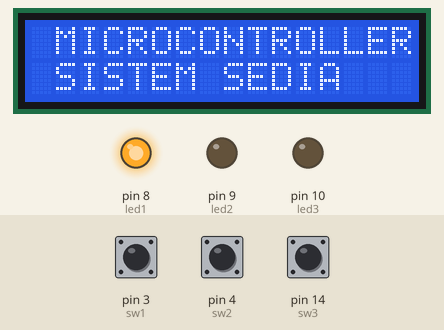
Recording of a sketch running on a simulated Arduino Uno, built with avr-gcc and run on an emulated ATmega328P. Parts: 16×2 character LCD, output pins drawn as LEDs (lit = HIGH). The inputs (shaded band) are chosen by the test bench; at power-on: pin 3 (sw1) LOW, pin 4 (sw2) LOW, pin 14 (sw3) LOW.

Above: at 1.2 s.
1.3 s: pin 3 (sw1) pulled HIGH for 0.25 s
At 2.7 s:
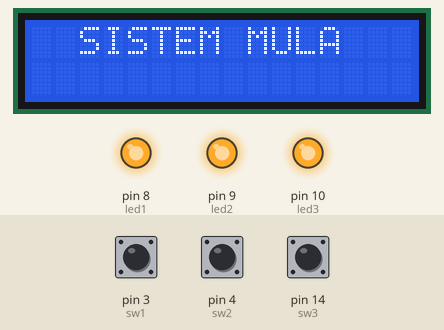
3.0 s: pin 4 (sw2) pulled HIGH for 0.25 s
At 3.4 s:
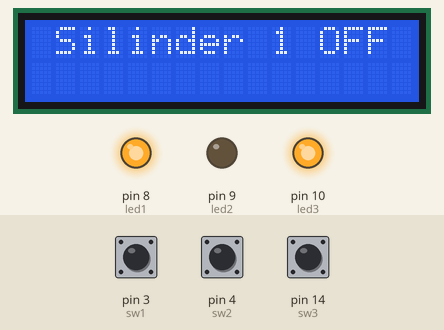
4.7 s: pin 3 (sw1) pulled HIGH for 1 s
At 5.2 s:
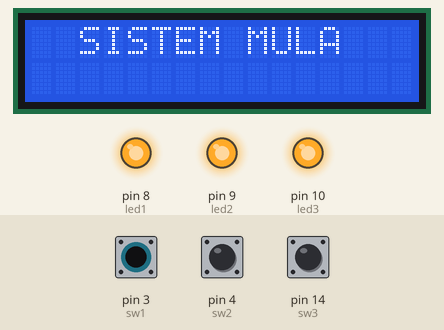
7.2 s: pin 4 (sw2) pulled HIGH for 1 s
At 8.6 s:
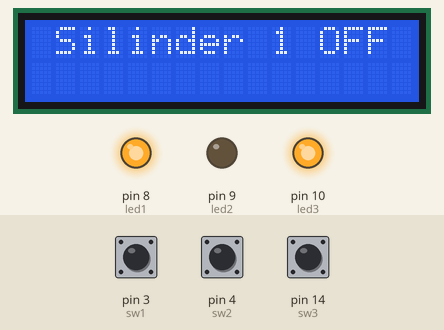
Timing chart, 0 to 10.2 s (numbered marks = the images above; inputs shaded):
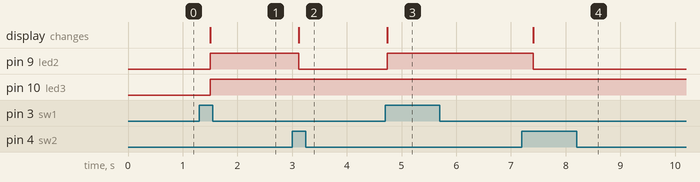

The sketch:

_ujian_amali.ino
```cpp
#include <LiquidCrystal_I2C.h>
#include <Wire.h>
LiquidCrystal_I2C mylcd (0x27, 16, 2);
#define sw1 3
#define sw2 4
#define sw3 14
#define led1 8
#define led2 9
#define led3 10

void setup()
{
  pinMode(sw1, INPUT);
  pinMode(sw2, INPUT);
  pinMode(sw3, INPUT);
  pinMode(led1, OUTPUT);
  pinMode(led2, OUTPUT);
  pinMode(led3, OUTPUT);

  mylcd.init();
  mylcd.backlight();
  mylcd.setCursor(1, 0);
  mylcd.print("MICROCONTROLLER");
  mylcd.setCursor(1, 1);
  mylcd.print("SISTEM SEDIA");
  digitalWrite(led1, HIGH);

  Serial.begin(9600);
}

void loop()
{
  if(digitalRead(sw1)==HIGH)
  {
    mylcd.clear();
    mylcd.setCursor(2, 0);
    mylcd.print("SISTEM MULA");

    digitalWrite(led2, HIGH);
    digitalWrite(led3, HIGH);
  }

  if(digitalRead(sw2)==HIGH)
  {
    mylcd.clear();
    mylcd.setCursor(1, 0);
    mylcd.print("Silinder 1 OFF");

    digitalWrite(led2, LOW);
    digitalWrite(led3, HIGH);
  }

  if(digitalRead(sw3)==HIGH)
  {
    mylcd.clear();
    mylcd.setCursor(1, 0);
    mylcd.print("MICROCONTROLLER");
    mylcd.setCursor(1, 1);
    mylcd.print("SISTEM SEDIA");

    digitalWrite(led1, HIGH);
    digitalWrite(led2, LOW);
    digitalWrite(led3, LOW);
  }
  delay(200);
}
```

Measured:
- after the input at 1.3 s, pin 9 (led2), pin 10 (led3): LOW → HIGH after 0.20 s; the display: changes after 0.20 s (image 1)
- after the input at 3.0 s, pin 9 (led2): HIGH → LOW after 0.12 s; the display: changes after 0.12 s (image 2)
- after the input at 4.7 s, pin 9 (led2): LOW → HIGH at once; the display: changes at once (image 3)
- after the input at 7.2 s, pin 9 (led2): HIGH → LOW after 0.21 s; the display: changes after 0.21 s (image 4)
